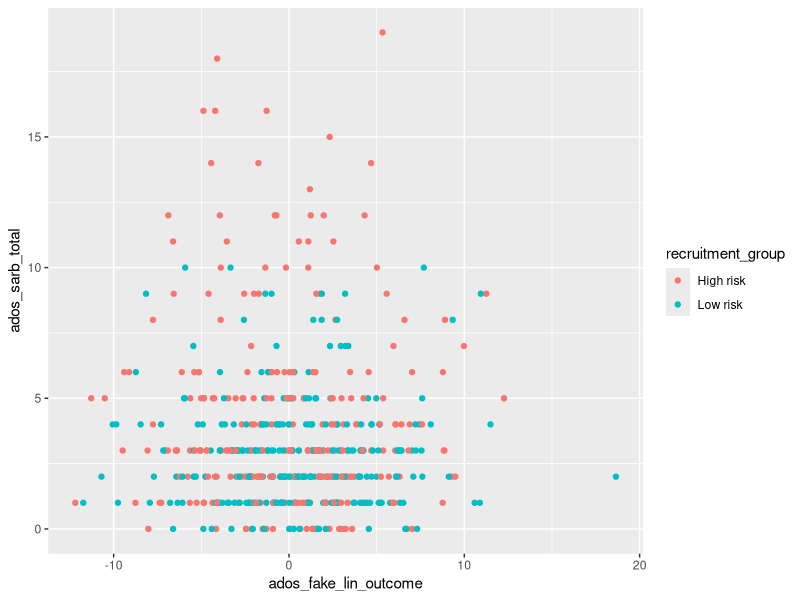
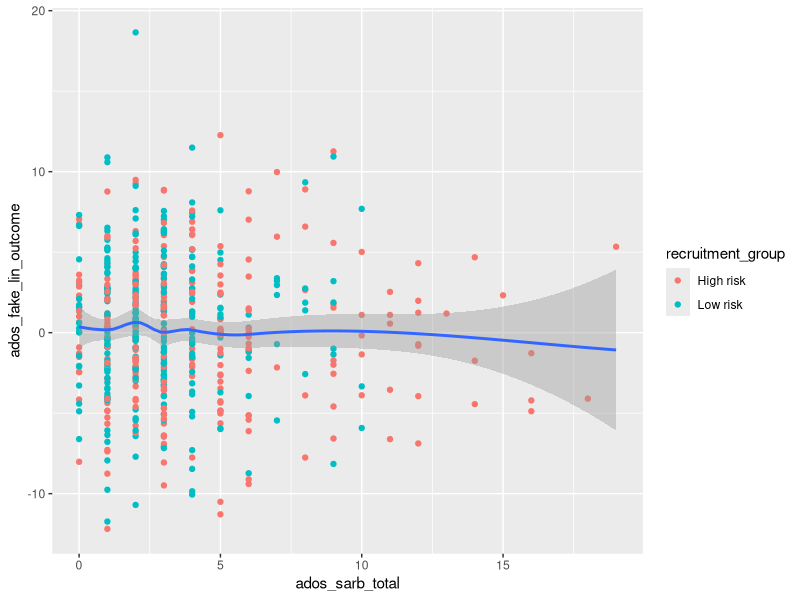
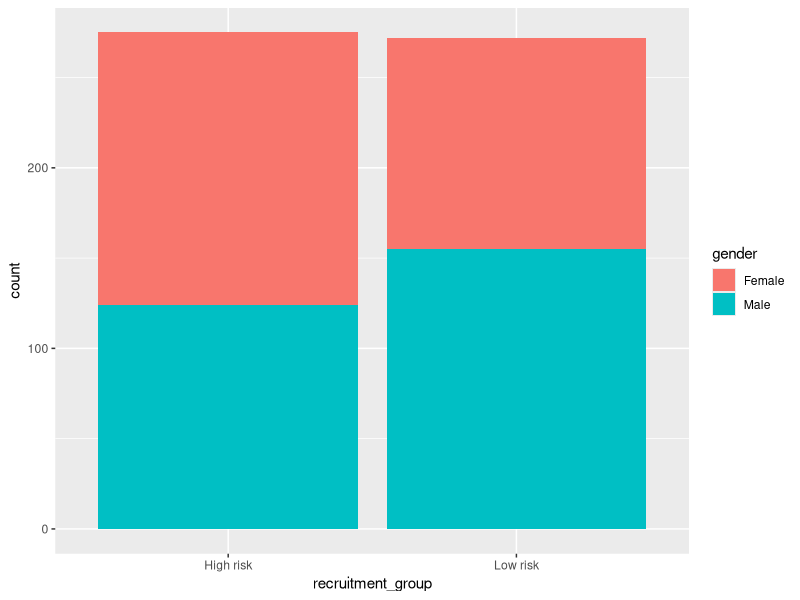
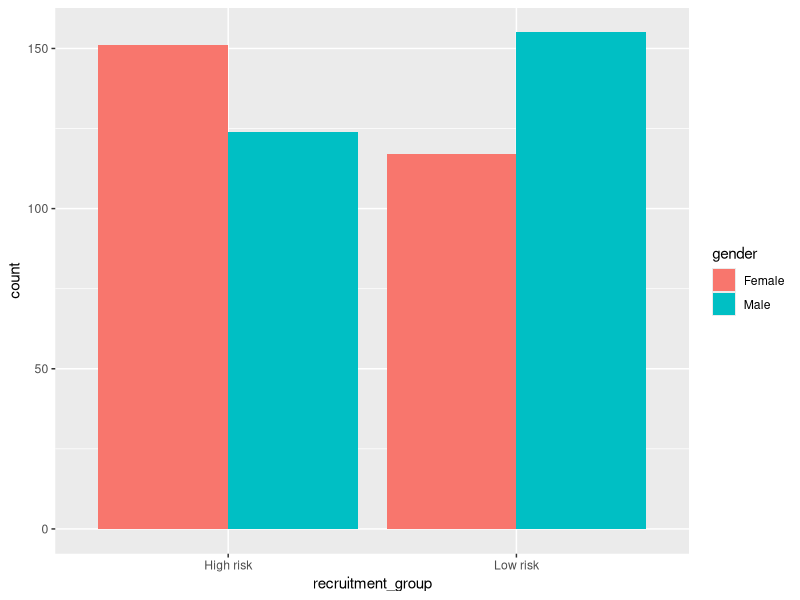
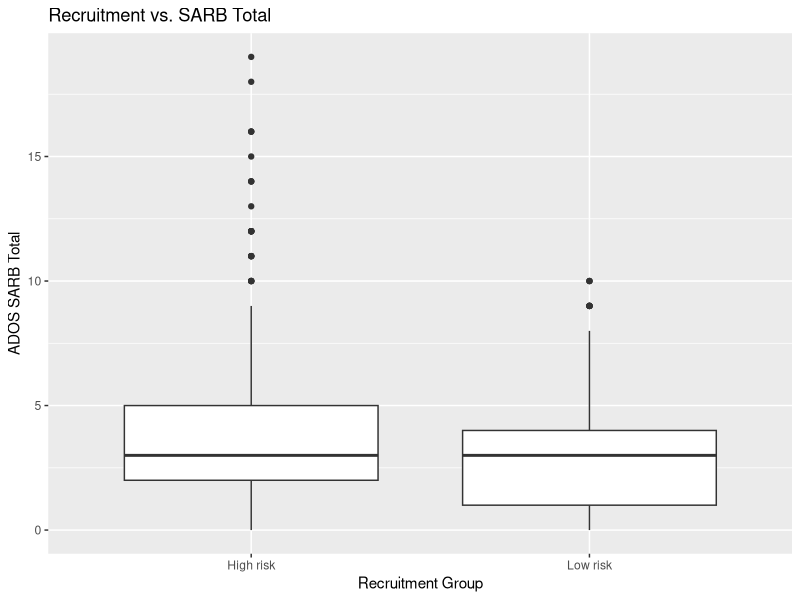
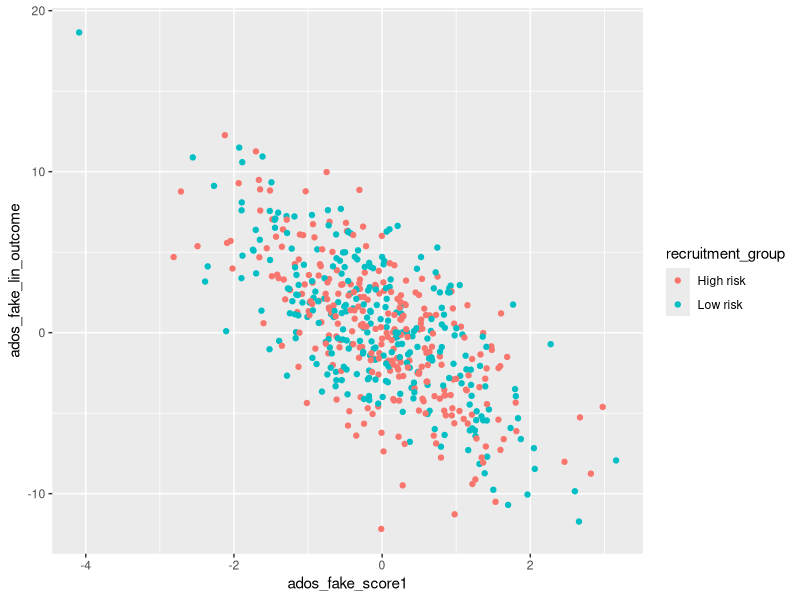

Reproduce these figures in R, in order.
#-----------------------------------------------------------------------------#
#### Read in Data to Start ####
#-----------------------------------------------------------------------------#


# Our input data will be a scored version of the artificial ADOS Module 2 dataset
# with some fake columns to demonstrate how to use R 
# to perform specific data analyses.

### Resources

# This lesson largely borrowed and used the material in this book:
# [R for Data Science](https://r4ds.had.co.nz/)


adosm2 <- read.csv('./datasets/adosm2_scored.csv', 
                   stringsAsFactors = FALSE)

#-----------------------------------------------------------------------------#
#### Data Visualization with ggplot ####
#-----------------------------------------------------------------------------#
# if library not already installed,
# install.packages("ggplot2")
library("ggplot2")

### Plotting points
ggplot(data = adosm2) + 
  geom_point(mapping = aes(x = ados_fake_lin_outcome, 
                           y = ados_sarb_total, 
                           color = recruitment_group))

# ggplot() will create a coordinate system you can add layers on top of
# it takes in the dataset to use in the graph with the `data` parameter

# geom_point() is the extra layer we are adding on the coordinate system, 
# so we are adding points to it

# the mapping argument will define how variables in your data will be **mapped**
# to a visual property

# The aes() argument within marks what piece of your dataset will map to
# the x or y axes, or even colors or fills.


#-----------------------------------------------------------------------------#
### Plotting with Points and Smooth
#-----------------------------------------------------------------------------#
ggplot(data = adosm2, 
       mapping = aes(x = ados_sarb_total, y = ados_fake_lin_outcome)) + 
  geom_point(mapping = aes(color = recruitment_group)) + 
  geom_smooth()

# We can plot points with smooth line: adding another layer with + geom_smooth()
# The first layer takes in our adosm2 dataset,
#    and maps the ados_sarb_total to the x axes
#    and the ados_fake_lin_outcome to the y axes

# The second layer plots points using the mapping of the first layer, but in addition adds color to the points by recruitment group
# The third layer uses the mapping of the first layer, so does not need any additional arguments

# We can similarly create bar plots and box plots using the same syntax, but with `geom_bar()` and `geom_boxplot()`

#-----------------------------------------------------------------------------#
#### Bar Plots
#-----------------------------------------------------------------------------#

### Bar plot with Colors
ggplot(data = adosm2) + 
  geom_bar(mapping = aes(x = recruitment_group, fill = gender))


### Bar plot with separated colors and positions
ggplot(data = adosm2) + 
  geom_bar(mapping = aes(x = recruitment_group, fill = gender), 
           position = "dodge")

### Box Plots with labels
ggplot(data = adosm2, mapping = aes(x = recruitment_group, y = ados_sarb_total)) +
  geom_boxplot() + labs(x = "Recruitment Group",
                        y = "ADOS SARB Total",
                        title = 'Recruitment vs. SARB Total')

## Template for graphing

# ggplot(data = <DATA>) + 
#   <GEOM_FUNCTION>(mapping = aes(<MAPPINGS>))



#### Problem 1: 
# Create a ggplot of the adosm2's 
# 1. ados_fake_score1 as the x axis
# 2. ados_fake_lin_outcome as the y axis
# 3. colored by recruitment group
# 4. and with the visual property of points with geom_point()













# Solution Below






ggplot(data = adosm2) +
  geom_point(mapping = aes(
    x = ados_fake_score1,
    y = ados_fake_lin_outcome,
    color = recruitment_group
  ))
